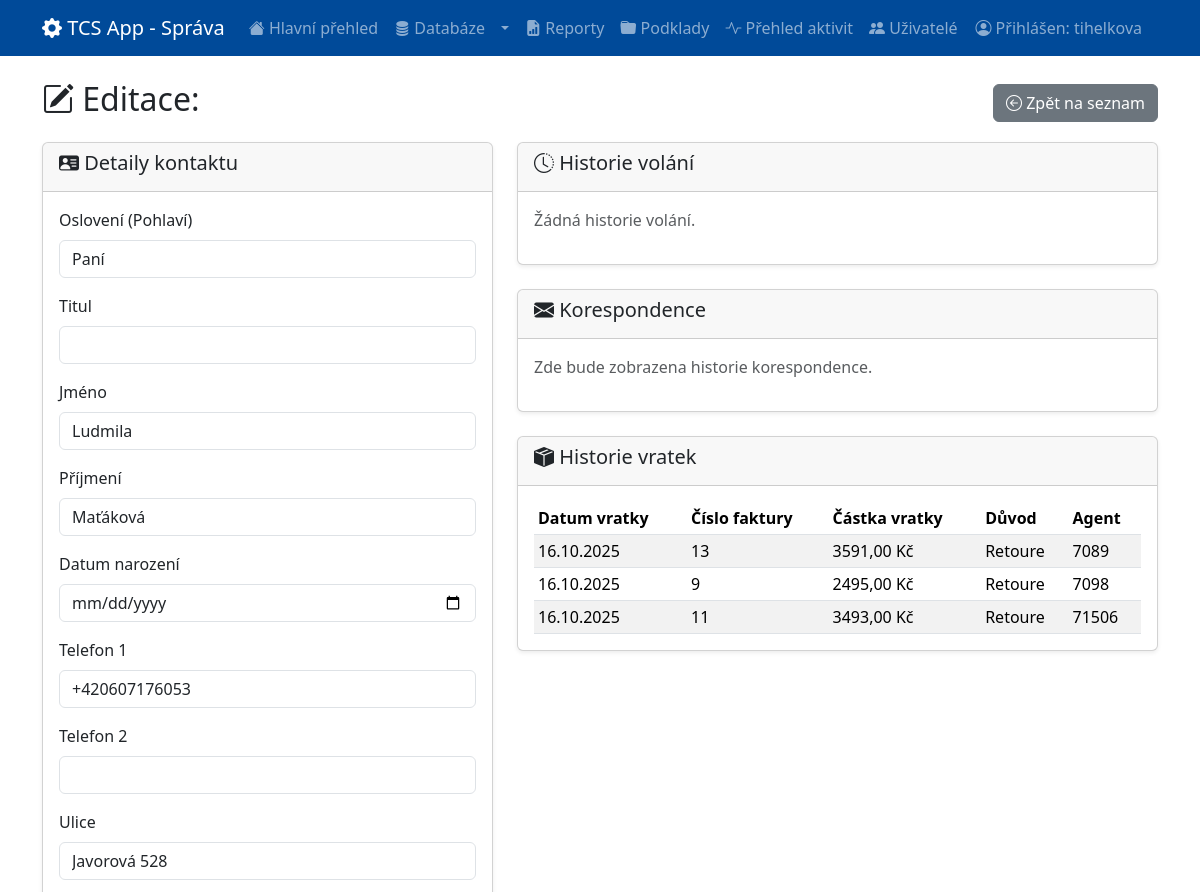
Page /sprava/kontakt/47/ (signed in, upper part) on the earlier database version.
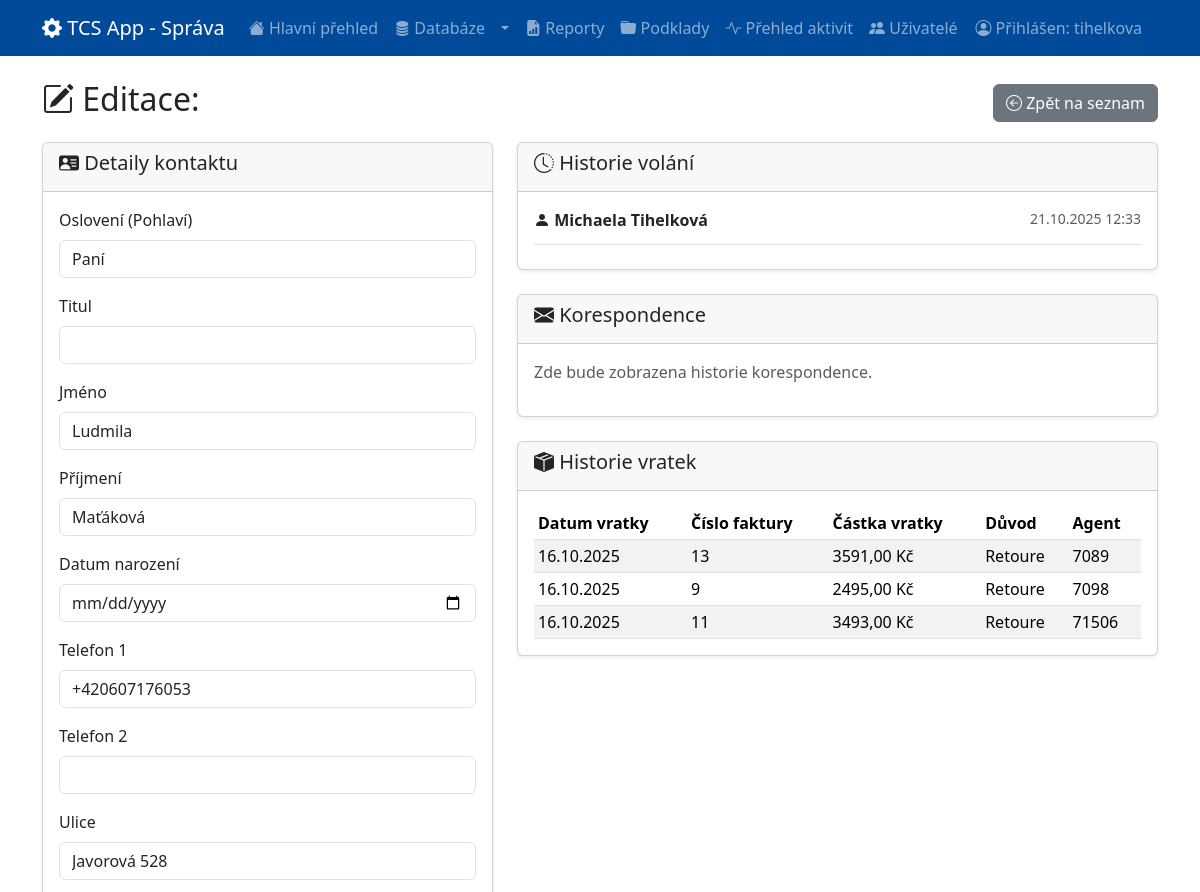
Same page on the later database version.
### contacts/models.py (models this page shows, shortened)
class Kontakt(models.Model):
    info_2 = models.CharField(max_length=50, blank=True,  null=True, db_index=True, unique=True, verbose_name="Zákaznické číslo")
    info_3 = models.CharField(max_length=50, blank=True, default='', db_index=True, verbose_name="Přednostní číslo")
    ansprache = models.CharField(max_length=20, blank=True, default='', verbose_name="Oslovení (Pohlaví)")
    titel = models.CharField(max_length=20, blank=True, default='', verbose_name="Titul")
    vorname = models.CharField(max_length=100, blank=True, default='', verbose_name="Jméno")
    nachname = models.CharField(max_length=100, blank=True, default='', db_index=True, verbose_name="Příjmení")
    dlbs = models.CharField(max_length=50, blank=True, default='', verbose_name="Poslední objednávka")
    info_1 = models.CharField(max_length=50, blank=True, default='', verbose_name="DBK")
    telefon1 = models.CharField(max_length=30, blank=True, default='', db_index=True, verbose_name="Telefon 1")
    telefon2 = models.CharField(max_length=30, blank=True, default='', verbose_name="Telefon 2")
    geburtsdatum = models.DateField(null=True, blank=True, verbose_name="Datum narození")
    datum_letztkontakt = models.CharField(max_length=20, blank=True, default='', verbose_name="Poslední kontakt")
    tlm_kampagne_2_zielprodukt = models.CharField(max_length=100, blank=True, default='', verbose_name="Kampaň")
    strasse = models.CharField(max_length=100, blank=True, default='', verbose_name="Ulice")
    ort = models.CharField(max_length=100, blank=True, default='', verbose_name="Město")
    plz = models.CharField(max_length=20, blank=True, default='', verbose_name="Poštovní směrovací číslo")
    recency = models.CharField(max_length=20, blank=True, default='', verbose_name="Typ zákazníka")
    vip = models.BooleanField(default=False, verbose_name="VIP kontakt")
    vip_pridano = models.DateTimeField(null=True, blank=True, verbose_name="Do VIP přidáno dne")
    vip_poznamka = models.TextField(blank=True, default='', verbose_name="Interní poznámka k VIP")
    trvale_blokovan = models.BooleanField(default=False, verbose_name="Trvale blokovaný kontakt")
    nedovolano_pocet = models.PositiveIntegerField(default=0, verbose_name="Počet pokusů Nedovoláno")
    nedovolano_v_rade = models.PositiveIntegerField(default=0, verbose_name="Počet 'Nedovoláno' v řadě")
    odlozeny_nedovolano_pokusy = models.PositiveIntegerField(default=0, verbose_name="Počet pokusů Nedovoláno (odložené)")
    blokace_do = models.DateTimeField(null=True, blank=True, verbose_name="Blokace do")
    aktivni = models.BooleanField(default=True, verbose_name="Aktivní kontakt")
    assigned_operator = models.ForeignKey(
        settings.AUTH_USER_MODEL,
        null=True,
        blank=True,
        on_delete=models.SET_NULL,
        related_name="assigned_contacts",
        verbose_name="Přiřazený operátor",
    )
    updated_at = models.DateTimeField(auto_now=True, verbose_name="Poslední aktualizace")
    datum_prirazeni = models.DateTimeField(
        null=True,
        blank=True,
        verbose_name="Datum posledního přiřazení"
    )
    deaktivovan_do = models.DateField(null=True, blank=True, verbose_name="Deaktivován do")
    class Meta:
        verbose_name = "Kontakt"
        verbose_name_plural = "Kontakty"

class Vratka(models.Model):
    kontakt = models.ForeignKey(Kontakt, on_delete=models.CASCADE, related_name='vratky', verbose_name="Kontakt")
    datum_vratky = models.DateField(verbose_name="Datum vrácení")
    duvod = models.CharField(max_length=255, verbose_name="Důvod vrácení", blank=True, default='')
    datum_importu = models.DateTimeField(auto_now_add=True, verbose_name="Datum importu")
    agent = models.CharField(max_length=100, blank=True, default='', verbose_name="Agent")
    cislo_faktury = models.CharField(max_length=100, blank=True, default='', verbose_name="Číslo faktury")
    datum_faktury = models.DateField(blank=True, null=True, verbose_name="Datum faktury")
    castka_faktury = models.DecimalField(max_digits=10, decimal_places=2, blank=True, null=True, verbose_name="Částka faktury")
    castka_vratky = models.DecimalField(max_digits=10, decimal_places=2, blank=True, null=True, verbose_name="Částka vratky")
    class Meta:
        verbose_name = "Vratka"
        verbose_name_plural = "Vratky"
        ordering = ['-datum_vratky']

class Historie(models.Model):
    kontakt = models.ForeignKey(Kontakt, on_delete=models.CASCADE, related_name='historie')
    operator = models.ForeignKey(settings.AUTH_USER_MODEL, on_delete=models.SET_NULL, null=True, blank=True)
    datum_cas = models.DateTimeField(auto_now_add=True)
    typ_akce = models.CharField(
        max_length=20,
        choices=TypAkce.choices,
        verbose_name="Typ akce",
        null=True,
        blank=True
    )
    status = models.CharField(
        max_length=20,
        choices=STATUS_CHOICES,
        verbose_name="Status hovoru",
        blank=True,
        default=''
    )
    poznamka = models.TextField(verbose_name="Poznámka k hovoru")
    naplanovany_hovor = models.DateTimeField(
        null=True,
        blank=True,
        verbose_name="Datum naplánovaného hovoru"
    )
    hodnota_objednavky = models.DecimalField(
        max_digits=10,
        decimal_places=2,
        null=True,
        blank=True,
        verbose_name="Hodnota objednávky"
    )

### sprava/models.py (models this page shows)
class CustomUser(AbstractUser):
    first_name = models.CharField(max_length=150, blank=False, verbose_name='Jméno')
    last_name = models.CharField(max_length=150, blank=False, verbose_name='Příjmení')
    email = models.EmailField(unique=True, null=True, blank=True, verbose_name='E-mail')
    kod_operatora = models.CharField(max_length=50, unique=True, blank=False, verbose_name="Kód operátora")
    telefonni_cislo = models.CharField(max_length=20, blank=False, verbose_name="Telefonní číslo")
    uvazek_hodiny = models.PositiveIntegerField(blank=False, verbose_name="Úvazek (v hodinách)")
    datum_narozeni = models.DateField(null=True, blank=True, verbose_name="Datum narození")
    svatek = models.DateField(null=True, blank=True, verbose_name="Svátek")
    history = HistoricalRecords()
    def __str__(self):
        return f"{self.first_name} {self.last_name} ({self.username})"
    REQUIRED_FIELDS = ['first_name', 'last_name', 'email', 'kod_operatora', 'telefonni_cislo', 'uvazek_hodiny']

### sprava/views.py (the view)
# urls.py: path('kontakt/<int:kontakt_id>/', views.kontakt_detail, name='kontakt_detail'),
@login_required
@user_passes_test(is_admin)
def kontakt_detail(request, kontakt_id):
    kontakt = get_object_or_404(Kontakt, pk=kontakt_id)
    historie = Historie.objects.filter(kontakt=kontakt).select_related('operator').order_by('-datum_cas')
    vratky = Vratka.objects.filter(kontakt=kontakt).order_by('-datum_vratky')
    if request.method == 'POST':
        form = KontaktEditForm(request.POST, instance=kontakt)
        if form.is_valid():
            form.save()
            messages.success(request, 'Údaje o kontaktu byly úspěšně aktualizovány.')
            return redirect('sprava:kontakt_detail', kontakt_id=kontakt.id)
    else:
        form = KontaktEditForm(instance=kontakt)
    context = {
        'kontakt': kontakt,
        'historie': historie,
        'form': form,
        'vratky': vratky,
    }
    return render(request, 'sprava/kontakt_detail.html', context)

### sprava/views.py (called while the page is built)
def is_admin(user):
    return user.is_authenticated and user.is_staff

### templates/sprava/kontakt_detail.html (shortened to what this page needs)
{% extends "sprava/base.html" %}
{% block content %}
<div class="d-flex justify-content-between align-items-center mb-3">
    <h2><i class="bi bi-pencil-square"></i> Editace: {{ kontakt.get_full_name }}</h2>
    <a href="{% url 'sprava:contacts_list' %}" class="btn btn-secondary"><i class="bi bi-arrow-left-circle"></i> Zpět na seznam</a>
</div>
<div class="row g-4">
  <div class="col-lg-5">
    <div class="card shadow-sm">
      <div class="card-header">
        <h5><i class="bi bi-person-vcard-fill"></i> Detaily kontaktu</h5>
      </div>
      <div class="card-body">
        <form method="post">
          {% for field in form %}
            <div class="mb-3">
              <label for="{{ field.id_for_label }}" class="form-label">{{ field.label }}</label>
              {{ field }}
            </div>
          {% endfor %}
        </form>
      </div>
    </div>
  </div>
  <div class="col-lg-7">
    <div class="card shadow-sm mb-4">
      <div class="card-header">
        <h5><i class="bi bi-clock-history"></i> Historie volání</h5>
      </div>
      <div class="card-body" style="max-height: 400px; overflow-y: auto;">
        {% for h in historie %}
          <div class="border-bottom pb-2 mb-2">
            <p class="mb-1">
              <strong><i class="bi bi-person-fill"></i> {{ h.operator.get_full_name|default:h.operator.username }}</strong>
              <small class="text-muted float-end">{{ h.datum_cas|date:"d.m.Y H:i" }}</small>
            </p>
          </div>
        {% empty %}
          <p class="text-muted">Žádná historie volání.</p>
        {% endfor %}
      </div>
    </div>
    <div class="card shadow-sm mb-4">
        <div class="card-header">
          <h5><i class="bi bi-envelope-fill"></i> Korespondence</h5>
        </div>
        <div class="card-body">
          <p class="text-muted">Zde bude zobrazena historie korespondence.</p>
        </div>
    </div>
    <div class="card shadow-sm">
        <div class="card-header">
          <h5><i class="bi bi-box-seam-fill"></i> Historie vratek</h5>
        </div>
        <div class="card-body">
            <div class="table-responsive">
                <table class="table table-striped table-hover table-sm mb-0">
                    <thead>
                        <tr>
                            <th>Datum vratky</th>
                            <th>Číslo faktury</th>
                            <th>Částka vratky</th>
                            <th>Důvod</th>
                            <th>Agent</th>
                        </tr>
                    </thead>
                    <tbody>
                        {% for vratka in vratky %}
                        <tr>
                            <td>{{ vratka.datum_vratky|date:"d.m.Y" }}</td>
                            <td>{{ vratka.cislo_faktury|default:"-" }}</td>
                            <td>{{ vratka.castka_vratky }} Kč</td>
                            <td>{{ vratka.duvod|default:"-" }}</td>
                            <td>{{ vratka.agent|default:"-" }}</td>
                        </tr>
                        {% empty %}
                        <tr>
                            <td colspan="5" class="text-center text-muted">Tento kontakt nemá žádné vratky.</td>
                        </tr>
                        {% endfor %}
                    </tbody>
                </table>
            </div>
        </div>
    </div>
  </div>
</div>
{% endblock %}

Differences in the rows shown:
added Historie: operator.get_full_name "Michaela Tihelková", datum_cas "21.10.2025 12:33"
Other differences:
text no longer shown: "Žádná historie volání."
